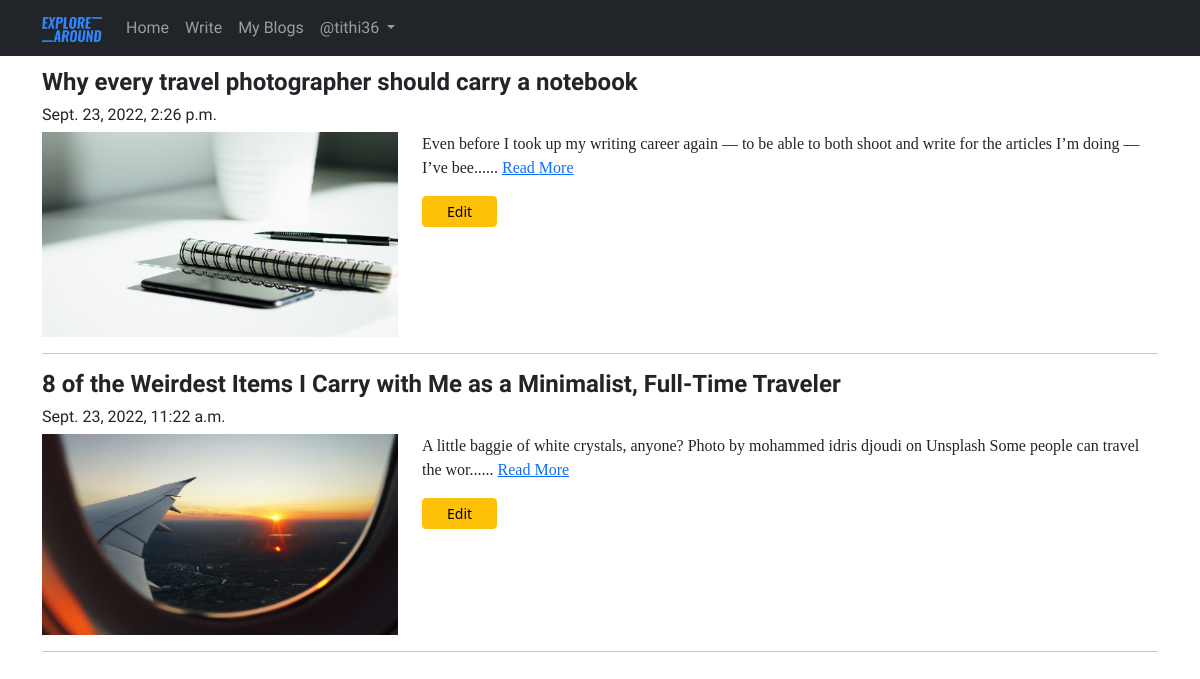
/blog/my-blogs/ (signed in), run on an earlier commit of the app's database.
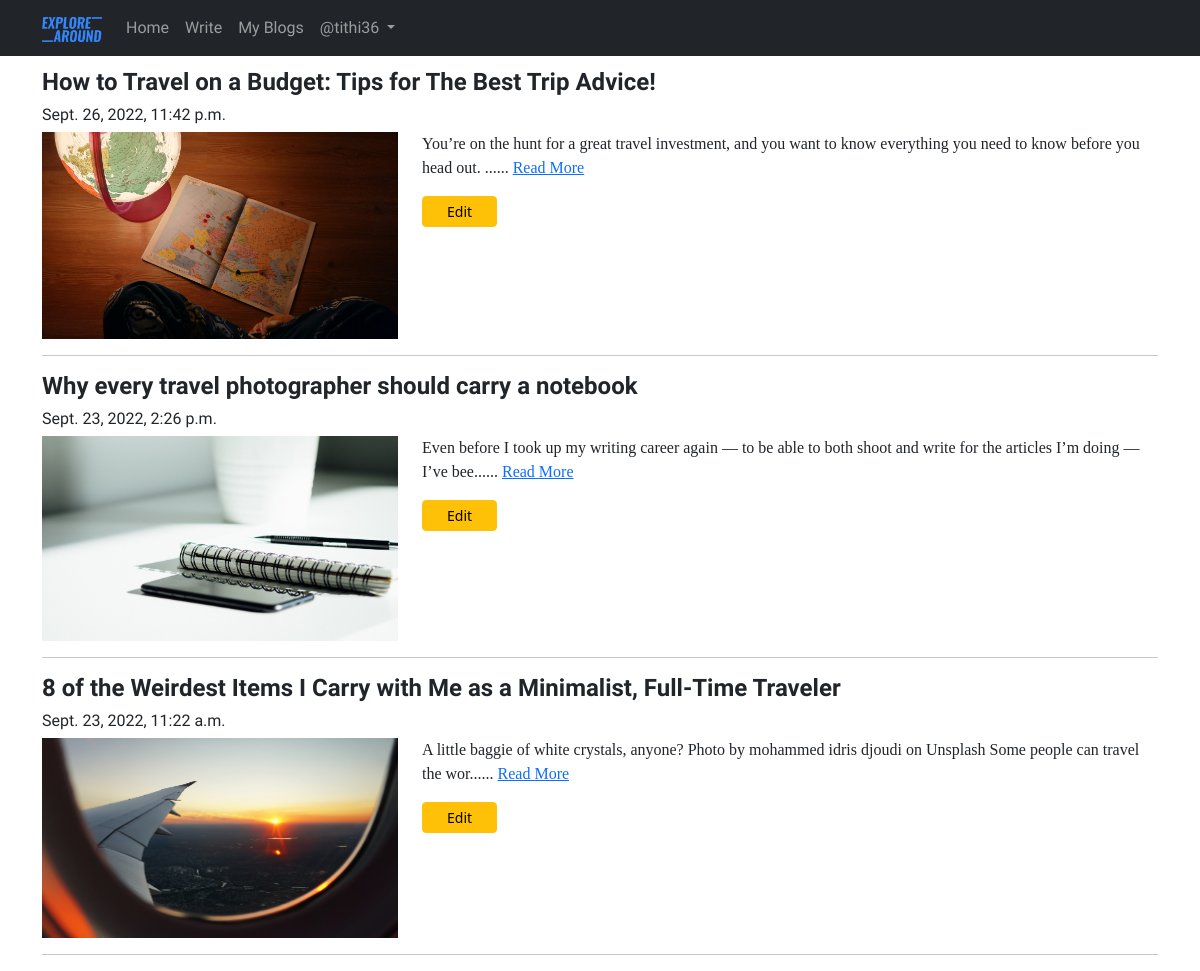
And on a later commit of the database.
### Blog_Management/models.py (models this page shows, shortened)
class Blog(models.Model):
    author = models.ForeignKey(User, on_delete=models.CASCADE, related_name='post_author')
    blog_title = models.CharField(max_length=264, verbose_name='Title')
    slug = models.SlugField(max_length=264, unique=True)
    blog_content = models.TextField(verbose_name='Please write what is on your mind?')
    blog_image = models.ImageField(upload_to='blog_pics', verbose_name='Image')
    publish_date = models.DateTimeField(auto_now_add=True)
    update_date = models.DateTimeField(auto_now=True)
    class Meta:
        ordering = ('-publish_date', )

### Blog_Management/views.py (the view)
# urls.py: path('my-blogs/', views.MyBlogs.as_view(), name='my_blogs'),
class MyBlogs(LoginRequiredMixin, TemplateView):
    template_name = 'Blog_Management/my_blogs.html'

### Blog_Management/templatetags/custom_filters.py (called while the page is built)
def range_filter(value):
    return value[0:120] + "......"

### templates/Blog_Management/my_blogs.html (shortened to what this page needs)
{% extends 'base.html' %}
{% load custom_filters %}
{% block main_content %}
{% for blog in user.post_author.all %}
    <h4 class="title-font">{{ blog.blog_title }}</h4>
    <h6 class="time-font">{{ blog.publish_date }}</h6>
    <div class="row">
        <div class="col-lg-4">
            <img src="/media/{{ blog.blog_image }}" width="100%">
        </div>
        <div class="col-lg-8">
            <p class="regular-font">{{ blog.blog_content|range_filter }} <a href="{% url 'Blog_Management_App:full_blog' slug=blog.slug %}">Read More</a></p>
            <a href="{% url 'Blog_Management_App:edit_blog' pk=blog.pk %}" class="btn btn-warning btn-sm px-4">Edit</a>
        </div>
    </div>
    <hr>
{% endfor %}
{% endblock main_content %}

### templates/base.html (shortened to what this page needs)
<!DOCTYPE html>
{% load static %}
<html lang="en">
<head>
    <link href="https://cdn.jsdelivr.net/npm/bootstrap@5.2.0-beta1/dist/css/bootstrap.min.css" rel="stylesheet">
    <link href="https://maxcdn.bootstrapcdn.com/font-awesome/4.7.0/css/font-awesome.min.css" rel="stylesheet">
    <link rel="stylesheet" href="{% static 'css/style.css' %}">
</head>
<body>
    <header>
      <nav class="navbar navbar-dark navbar-expand-lg bg-dark nav-font fixed-top">
        <div class="container">
          <a class="navbar-brand" href="{% url 'index' %}"><img src="/media/logo.png" width='60px' alt="Logo"></a>
          <div class="collapse navbar-collapse" id="navbarSupportedContent">
            <ul class="navbar-nav me-auto mb-2 mb-lg-0">
              <li class="nav-item">
                <a class="nav-link" href="{% url 'index' %}">Home</a>
              </li>
              {% if user.is_authenticated %}
                <li class="nav-item">
                  <a class="nav-link" href="{% url 'Blog_Management_App:write_blog' %}">Write</a>
                </li>
                <li class="nav-item">
                  <a class="nav-link" href="{% url 'Blog_Management_App:my_blogs' %}">My Blogs</a>
                </li>
                <li class="nav-item dropdown">
                  <a class="nav-link dropdown-toggle" href="#" role="button" data-bs-toggle="dropdown" aria-expanded="false">
                    @{{ user.username }}
                  </a>
                </li>
              {% endif %}
            </ul>
          </div>
        </div>
      </nav>
    </header>
    <section class="container">
        {% block main_content %}
        {% endblock main_content %}
    </section>
</body>
</html>

### static/css/style.css (style rules this page uses)
.nav-font { font-family: 'Oswald', sans-serif; font-weight: 300; }
.title-font { font-family: 'Oswald', sans-serif; font-weight: bold; }
.regular-font { font-family: 'Source Serif Pro', serif; }
.time-font { font-family: 'Source Sans Pro', sans-serif; }

### templates/base.html (style rules this page uses)
body { padding-top: 68px; }

What changed in the data, as far as the page shows it:
added Blog: blog_title "How to Travel on a Budget: Tips for The Best Trip Advice!", publish_date "Sept. 26, 2022, 11:42 p.m.", blog_image (picture), blog_content|range_filter "You’re on the hunt for a great travel investment, and you want to know everything you need to know before you head out. ......"
